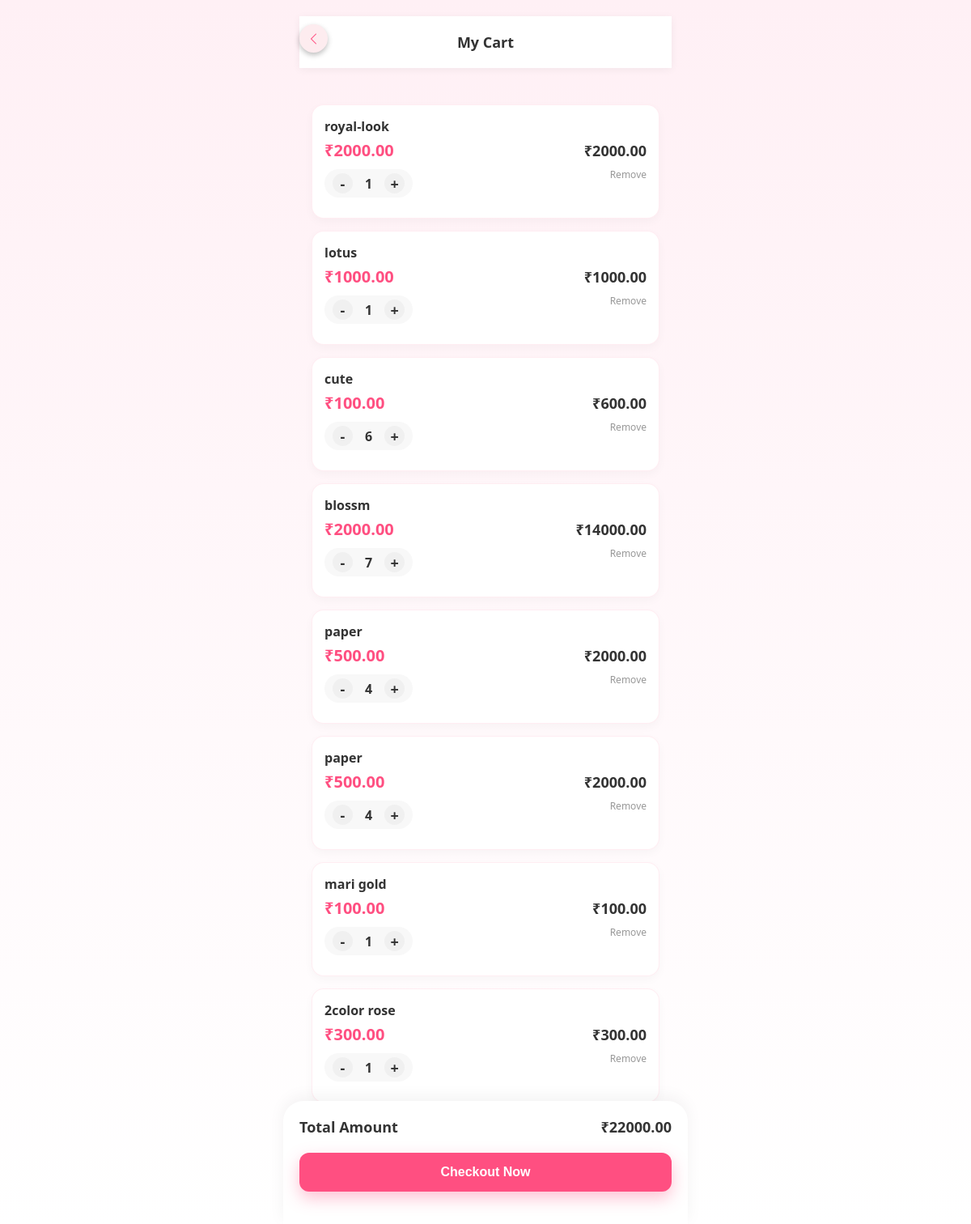
Page /cart/ (signed in) on the committed database.
### cart/models.py (models this page shows, shortened)
class Cart(models.Model):
    user = models.ForeignKey(User, on_delete=models.CASCADE)
    product = models.ForeignKey(Product, on_delete=models.CASCADE)
    quantity = models.PositiveIntegerField(default=1)
    added_at = models.DateTimeField(auto_now_add=True)
    def total_price(self):
        return self.product.price * self.quantity

### products/models.py (models this page shows, shortened)
class Product(models.Model):
    name = models.CharField(max_length=200)
    image = models.ImageField(upload_to='products/')
    price = models.DecimalField(max_digits=10, decimal_places=2)
    description=models.TextField(blank=True)
    created_at = models.DateTimeField(auto_now_add=True)

### cart/views.py (the view)
# urls.py: path('', views.view_cart, name='view_cart'),
@login_required
def view_cart(request):
    cart_items = Cart.objects.filter(user=request.user)
    total = sum(item.total_price() for item in cart_items)
    return render(request, 'cart/cart.html', {
        'cart_items': cart_items,
        'total': total
    })

### cart/context_processors.py (called while the page is built)
def cart_item_count(request):
    if request.user.is_authenticated:
        cart_items = Cart.objects.filter(user=request.user)
        total_quantity = sum(item.quantity for item in cart_items)
        return {'cart_count': total_quantity}
    return {'cart_count': 0}

### templates/cart/cart.html (shortened to what this page needs)
{% extends 'base.html' %}
{% block content %}
<link rel="stylesheet" href="https://cdn.jsdelivr.net/npm/bootstrap-icons@1.11.1/font/bootstrap-icons.css">
<div class="mobile-cart-wrapper">
    <div class="cart-header">
        <a href="{% url 'flowers' %}" class="back-circle">
            <i class="bi bi-chevron-left"></i>
        </a>
        <h2 class="cart-title">My Cart</h2>
    </div>
    <div class="cart-list">
        {% for item in cart_items %}
        <div class="cart-card">
            <div class="cart-info">
                <h4>{{ item.product.name }}</h4>
                <p class="price">₹{{ item.product.price }}</p>
                <div class="qty-control">
                    <a href="{% url 'decrease_qty' item.id %}" class="qty-btn">-</a>
                    <span class="qty">{{ item.quantity }}</span>
                    <a href="{% url 'increase_qty' item.id %}" class="qty-btn">+</a>
                </div>
            </div>
            <div class="item-right">
                <p class="subtotal">₹{{ item.total_price }}</p>
                <a href="#" class="remove-link">Remove</a>
            </div>
        </div>
        {% endfor %}
    </div>
    {% if cart_items %}
    <div class="cart-footer-sticky">
        <div class="total-row">
            <span>Total Amount</span>
            <span>₹{{ total }}</span>
        </div>
        <form action="{% url 'checkout' %}" method="post">
            <button type="submit" class="checkout-btn">Checkout Now</button>
        </form>
    </div>
    {% endif %}
</div>
{% endblock %}

### static/style.css (style rules this page uses)
* { box-sizing: border-box; }
body { margin: 0; font-family: Arial, sans-serif; background-color: #f5f5f5; color: #333; }
.price { font-size: 18px; font-weight: 600; color: #333; margin-bottom: 15px; }
.price { font-size: 20px; font-weight: 600; color: #444; margin-bottom: 20px; }
.cart-title { margin-bottom: 15px; font-size: 22px; }
.cart-card { background: #fff; border-radius: 12px; padding: 15px; margin-bottom: 15px; box-shadow: 0 6px 15px rgba(0,0,0,0.1); }
.cart-info h4 { margin: 0 0 5px; }
.qty-control { display: flex; align-items: center; gap: 12px; margin: 10px 0; }
.qty-btn { width: 32px; height: 32px; background: #ffdd57; color: #000; text-align: center; line-height: 32px; border-radius: 50%; font-size: 18px; font-weight: bold; text-decoration: none; }
.qty { font-size: 16px; font-weight: bold; }
.subtotal { font-weight: 600; }
.back-circle { width: 34px; height: 34px; background: #ff4f81; color: white; display: flex; align-items: center; justify-content: center; border-radius: 50%; font-size: 16px; font-weight: bold; text-decoration: none; margin: 10px auto 20px auto; box-shadow: 0 3px 6px rgba(0,0,0,0.2); transition: transform 0.2s ease, background 0.2s ease; }
.cart-title { margin: 0 0 20px; font-size: 22px; font-weight: 600; text-align: center; color: #ff4f81; }
.back-circle { position: absolute; top: 0; left: 0; width: 34px; height: 34px; background: #ff4f81; color: #fff; display: flex; align-items: center; justify-content: center; border-radius: 50%; font-size: 16px; font-weight: bold; text-decoration: none; box-shadow: 0 3px 6px rgba(0,0,0,0.25); transition: transform 0.2s ease, background 0.2s ease; }
.cart-card { background: white; padding: 15px; border-radius: 12px; margin-bottom: 15px; box-shadow: 0 2px 10px rgba(0,0,0,0.05); border: 1px solid #eee; }
.cart-info h4 { margin: 0 0 5px 0; color: #333; }
.qty-control { display: flex; align-items: center; gap: 15px; margin: 10px 0; }
.qty-btn { display: inline-block; width: 28px; height: 28px; line-height: 26px; text-align: center; background: #f0f0f0; border-radius: 50%; text-decoration: none; color: #333; font-weight: bold; }
.subtotal { margin-top: 10px; font-weight: 600; color: #ff4f81; }
body { background: linear-gradient(180deg, #fff0f5 0%, #ffffff 100%); margin: 0; padding: 0; }
.cart-card { background: rgba(255, 255, 255, 0.8); backdrop-filter: blur(10px); border: 1px solid rgba(255, 79, 129, 0.1); border-radius: 20px; padding: 20px; margin-bottom: 15px; box-shadow: 0 8px 32px rgba(255, 79, 129, 0.1); }
.mobile-cart-wrapper { max-width: 500px; margin: 0 auto; padding: 20px; padding-bottom: 150px; min-height: 100vh; }
.cart-header { display: flex; align-items: center; justify-content: center; position: relative; margin-bottom: 30px; }
.cart-title { color: #ff4f81; font-size: 24px; margin: 0; }
.cart-card { background: #fff; border-radius: 20px; padding: 15px; margin-bottom: 15px; display: flex; justify-content: space-between; align-items: center; box-shadow: 0 10px 20px rgba(255, 79, 129, 0.08); }
.cart-info h4 { margin: 0; font-size: 18px; color: #333; }
.price { color: #888; margin: 5px 0; }
.qty-control { display: flex; align-items: center; background: #f8f8f8; border-radius: 12px; width: fit-content; padding: 4px; }
.qty-btn { width: 30px; height: 30px; display: flex; align-items: center; justify-content: center; text-decoration: none; color: #ff4f81; font-weight: bold; }
.subtotal { font-weight: bold; font-size: 18px; color: #ff4f81; margin: 0; }
.remove-link { color: #ffb6c1; font-size: 12px; text-decoration: none; }
.cart-footer-sticky { position: fixed; bottom: 0; left: 0; right: 0; background: white; padding: 25px; border-radius: 30px 30px 0 0; box-shadow: 0 -10px 30px rgba(0,0,0,0.05); z-index: 1000; }
.total-row { display: flex; justify-content: space-between; font-size: 20px; font-weight: bold; margin-bottom: 15px; color: #333; }
.checkout-btn { width: 100%; background: linear-gradient(135deg, #ff4f81, #ff8da1); color: white; border: none; padding: 18px; border-radius: 15px; font-size: 18px; font-weight: bold; box-shadow: 0 5px 15px rgba(255, 79, 129, 0.4); }
.checkout-btn { display:block; width:90%; margin:20px auto; padding:14px; background:linear-gradient(135deg,#ff4f81,#ff7aa2); color:#fff; text-align:center; font-size:16px; font-weight:600; border-radius:12px; text-decoration:none; box-shadow:0 8px 20px rgba(255,79,129,.35); animation:pulse 2s infinite; transition:transform .2s ease; }

### rows in the picture
Cart: product.name "royal-look", product.price "2000.00", quantity "1", total_price "2000.00"
Cart: product.name "lotus", product.price "1000.00", quantity "1", total_price "1000.00"
Cart: product.name "cute", product.price "100.00", quantity "6", total_price "600.00"
Cart: product.name "blossm", product.price "2000.00", quantity "7", total_price "14000.00"
Cart: product.name "paper", product.price "500.00", quantity "4", total_price "2000.00"
Cart: product.name "paper", product.price "500.00", quantity "4", total_price "2000.00"
Cart: product.name "mari gold", product.price "100.00", quantity "1", total_price "100.00"
Cart: product.name "2color rose", product.price "300.00", quantity "1", total_price "300.00"

### other values in the picture
{{ total }} "22000.00"
